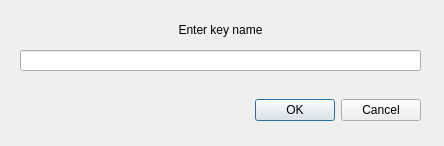
<?xml version="1.0" encoding="UTF-8"?>
<ui version="4.0">
 <class>AddKeyDialog</class>
 <widget class="QDialog" name="AddKeyDialog">
  <property name="geometry">
   <rect>
    <x>0</x>
    <y>0</y>
    <width>444</width>
    <height>146</height>
   </rect>
  </property>
  <property name="windowTitle">
   <string>Dialog</string>
  </property>
  <widget class="QDialogButtonBox" name="buttonBox">
   <property name="geometry">
    <rect>
     <x>200</x>
     <y>90</y>
     <width>221</width>
     <height>41</height>
    </rect>
   </property>
   <property name="orientation">
    <enum>Qt::Horizontal</enum>
   </property>
   <property name="standardButtons">
    <set>QDialogButtonBox::Cancel|QDialogButtonBox::Ok</set>
   </property>
  </widget>
  <widget class="QLineEdit" name="lineEdit">
   <property name="geometry">
    <rect>
     <x>20</x>
     <y>50</y>
     <width>401</width>
     <height>21</height>
    </rect>
   </property>
  </widget>
  <widget class="QLabel" name="label">
   <property name="geometry">
    <rect>
     <x>20</x>
     <y>20</y>
     <width>401</width>
     <height>20</height>
    </rect>
   </property>
   <property name="text">
    <string>Enter key name</string>
   </property>
   <property name="alignment">
    <set>Qt::AlignCenter</set>
   </property>
  </widget>
 </widget>
 <resources/>
 <connections>
  <connection>
   <sender>buttonBox</sender>
   <signal>accepted()</signal>
   <receiver>AddKeyDialog</receiver>
   <slot>accept()</slot>
   <hints>
    <hint type="sourcelabel">
     <x>248</x>
     <y>254</y>
    </hint>
    <hint type="destinationlabel">
     <x>157</x>
     <y>274</y>
    </hint>
   </hints>
  </connection>
  <connection>
   <sender>buttonBox</sender>
   <signal>rejected()</signal>
   <receiver>AddKeyDialog</receiver>
   <slot>reject()</slot>
   <hints>
    <hint type="sourcelabel">
     <x>316</x>
     <y>260</y>
    </hint>
    <hint type="destinationlabel">
     <x>286</x>
     <y>274</y>
    </hint>
   </hints>
  </connection>
 </connections>
</ui>
